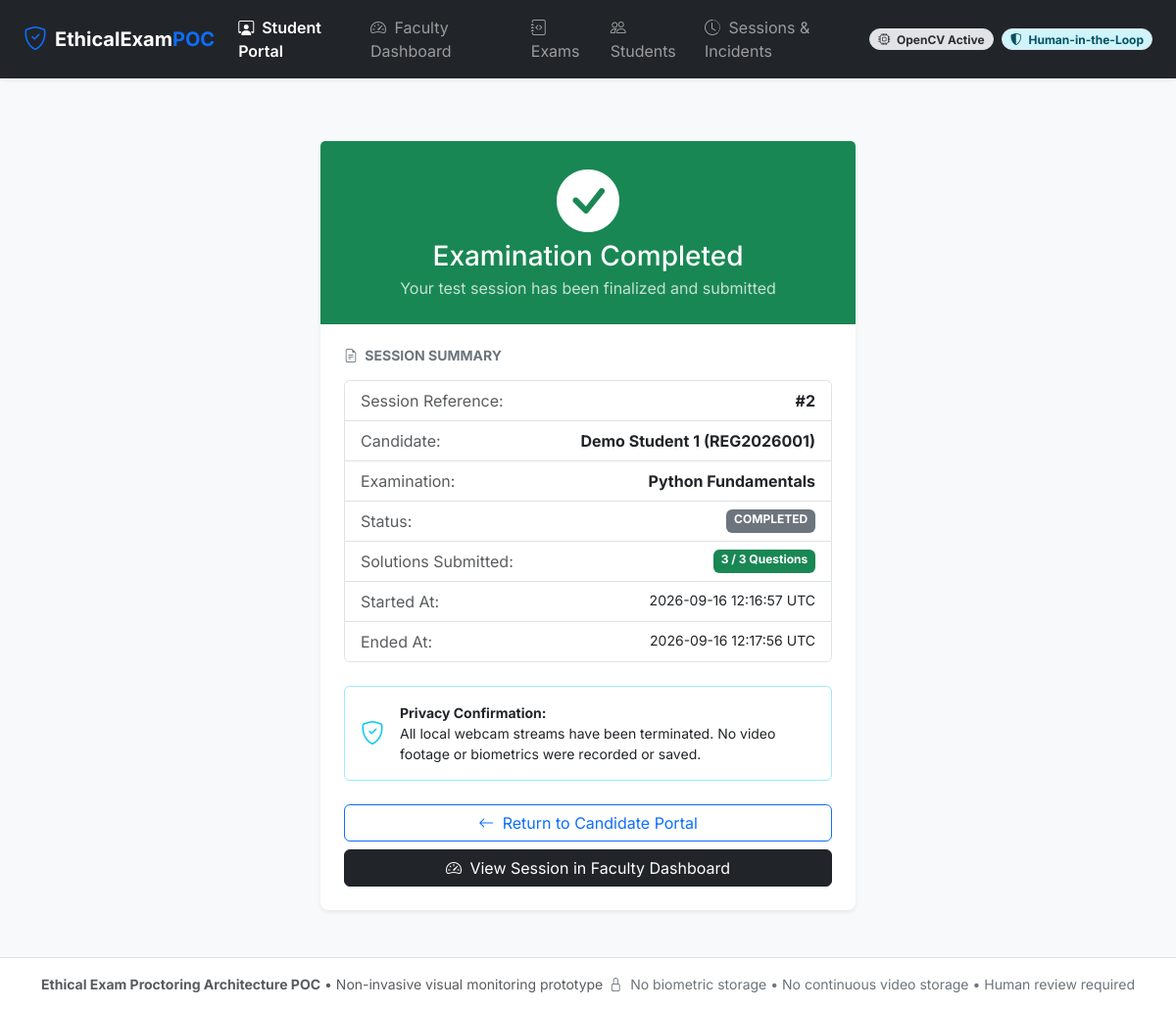
The page /student/completed/2 on the database its author committed.
### app/models.py (models this page shows, shortened)
    class Model(DeclarativeBase):
        query: ClassVar[Query]

class ExamSession(Model):
    __tablename__ = 'exam_sessions'
    id: Mapped[int] = mapped_column(db.Integer, primary_key=True)
    exam_id: Mapped[int] = mapped_column(db.Integer, db.ForeignKey('exams.id', ondelete='CASCADE'), nullable=False)
    student_id: Mapped[int] = mapped_column(db.Integer, db.ForeignKey('students.id', ondelete='CASCADE'), nullable=False)
    started_at: Mapped[Optional[datetime]] = mapped_column(db.DateTime, nullable=True)
    ended_at: Mapped[Optional[datetime]] = mapped_column(db.DateTime, nullable=True)
    status: Mapped[str] = mapped_column(db.String(20), default='NOT_STARTED', nullable=False)  # NOT_STARTED, ACTIVE, COMPLETED
    consent_given: Mapped[bool] = mapped_column(db.Boolean, default=False, nullable=False)
    consent_timestamp: Mapped[Optional[datetime]] = mapped_column(db.DateTime, nullable=True)
    exam: Mapped['Exam'] = relationship('Exam', back_populates='sessions')
    student: Mapped['Student'] = relationship('Student', back_populates='sessions')
    submissions: Mapped[list['Submission']] = relationship('Submission', back_populates='session', cascade='all, delete-orphan')
    incidents: Mapped[list['Incident']] = relationship('Incident', back_populates='session', cascade='all, delete-orphan', order_by='Incident.timestamp.desc()')
    environment_checks: Mapped[list['EnvironmentCheck']] = relationship('EnvironmentCheck', back_populates='session', cascade='all, delete-orphan', order_by='EnvironmentCheck.checked_at.desc()')

class Student(Model):
    __tablename__ = 'students'
    id: Mapped[int] = mapped_column(db.Integer, primary_key=True)
    name: Mapped[str] = mapped_column(db.String(120), nullable=False)
    email: Mapped[str] = mapped_column(db.String(120), unique=True, nullable=False)
    register_number: Mapped[str] = mapped_column(db.String(64), unique=True, nullable=False)
    sessions: Mapped[list['ExamSession']] = relationship('ExamSession', back_populates='student', cascade='all, delete-orphan')

class Exam(Model):
    __tablename__ = 'exams'
    id: Mapped[int] = mapped_column(db.Integer, primary_key=True)
    title: Mapped[str] = mapped_column(db.String(200), nullable=False)
    description: Mapped[Optional[str]] = mapped_column(db.Text, default='')
    duration_minutes: Mapped[int] = mapped_column(db.Integer, default=30, nullable=False)
    created_at: Mapped[Optional[datetime]] = mapped_column(db.DateTime, default=lambda: datetime.now(timezone.utc))
    questions: Mapped[list['Question']] = relationship('Question', back_populates='exam', cascade='all, delete-orphan', order_by='Question.id')
    sessions: Mapped[list['ExamSession']] = relationship('ExamSession', back_populates='exam', cascade='all, delete-orphan')

### app/routes/student.py (the view)
@student_bp.route('/student/completed/<int:session_id>')
def completed_view(session_id):
    session = db.get_or_404(ExamSession, session_id)
    return render_template('student/completed.html', session=session)

### app/templates/student/completed.html (shortened to what this page needs)
{% extends 'base.html' %}
{% block content %}
<div class="container mt-5">
    <div class="row justify-content-center">
        <div class="col-md-8 col-lg-6">
            <div class="card shadow-sm border-0 text-center">
                <div class="card-header bg-success text-white py-4">
                    <i class="bi bi-check-circle-fill display-3 mb-2"></i>
                    <h3 class="card-title mb-1">Examination Completed</h3>
                    <p class="mb-0 opacity-75">Your test session has been finalized and submitted</p>
                </div>
                <div class="card-body p-4 text-start">
                    <h6 class="fw-bold text-uppercase text-secondary small mb-3">
                        <i class="bi bi-file-earmark-text me-1"></i> Session Summary
                    </h6>
                    <ul class="list-group list-group-flush mb-4 border rounded">
                        <li class="list-group-item d-flex justify-content-between">
                            <span class="text-muted">Session Reference:</span>
                            <span class="fw-bold">#{{ session.id }}</span>
                        </li>
                        <li class="list-group-item d-flex justify-content-between">
                            <span class="text-muted">Candidate:</span>
                            <span class="fw-bold">{{ session.student.name }} ({{ session.student.register_number }})</span>
                        </li>
                        <li class="list-group-item d-flex justify-content-between">
                            <span class="text-muted">Examination:</span>
                            <span class="fw-bold">{{ session.exam.title }}</span>
                        </li>
                        <li class="list-group-item d-flex justify-content-between">
                            <span class="text-muted">Status:</span>
                            <span class="badge bg-secondary">{{ session.status }}</span>
                        </li>
                        <li class="list-group-item d-flex justify-content-between">
                            <span class="text-muted">Solutions Submitted:</span>
                            <span class="badge bg-success">{{ session.submissions|length }} / {{ session.exam.questions|length }} Questions</span>
                        </li>
                        <li class="list-group-item d-flex justify-content-between">
                            <span class="text-muted">Started At:</span>
                            <span class="small">{{ session.started_at.strftime('%Y-%m-%d %H:%M:%S UTC') if session.started_at else 'N/A' }}</span>
                        </li>
                        <li class="list-group-item d-flex justify-content-between">
                            <span class="text-muted">Ended At:</span>
                            <span class="small">{{ session.ended_at.strftime('%Y-%m-%d %H:%M:%S UTC') if session.ended_at else 'N/A' }}</span>
                        </li>
                    </ul>
                    <div class="alert alert-info-subtle border-info-subtle d-flex align-items-center mb-4 small" role="alert">
                        <i class="bi bi-shield-check text-info fs-4 me-3"></i>
                        <div>
                            <strong>Privacy Confirmation:</strong>
                            <div>All local webcam streams have been terminated. No video footage or biometrics were recorded or saved.</div>
                        </div>
                    </div>
                    <div class="d-grid gap-2">
                        <a href="{{ url_for('student.select_student_exam') }}" class="btn btn-outline-primary">
                            <i class="bi bi-arrow-left me-1"></i> Return to Candidate Portal
                        </a>
                        <a href="{{ url_for('faculty.session_detail', session_id=session.id) }}" class="btn btn-dark">
                            <i class="bi bi-speedometer2 me-1"></i> View Session in Faculty Dashboard
                        </a>
                    </div>
                </div>
            </div>
        </div>
    </div>
</div>
{% endblock %}

### app/static/css/styles.css (style rules this page uses)
:root { --bs-font-sans-serif: 'Inter', -apple-system, BlinkMacSystemFont, "Segoe UI", Roboto, sans-serif; --font-code: 'JetBrains Mono', Consolas, Monaco, monospace; }
body { font-family: var(--bs-font-sans-serif); color: #212529; }
.card { border-radius: 0.5rem; border: 1px solid rgba(0, 0, 0, 0.08); }
.card-header { background-color: #f8fafc; border-bottom: 1px solid rgba(0, 0, 0, 0.06); }

### rows shown on the page
ExamSession: id "2", status "COMPLETED", started_at "2026-09-16 12:16:57 UTC", ended_at "2026-09-16 12:17:56 UTC"
Student: student.name "Demo Student 1", student.register_number "REG2026001"
Exam: exam "Python Fundamentals"

### other values the page prints
{{ session.submissions|length }} "3"
{{ session.exam.questions|length }} "3"
